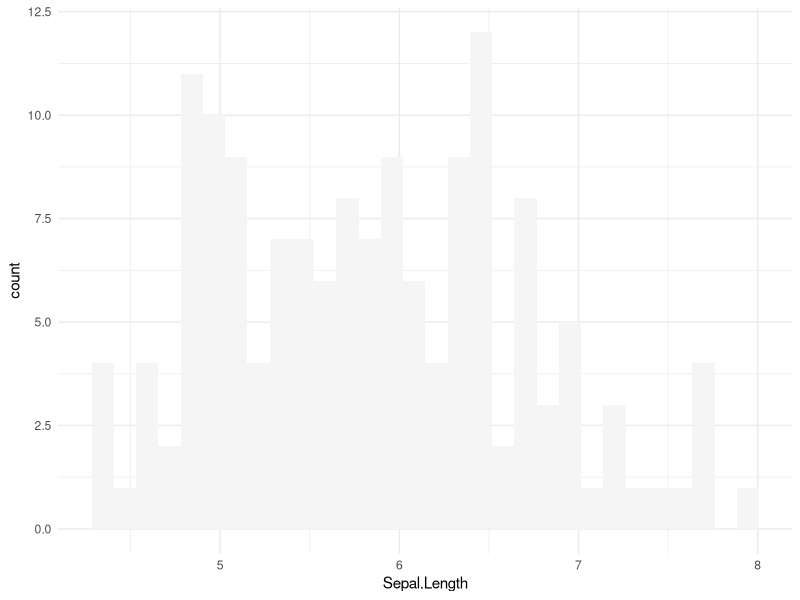

Generate this figure with R:
## ---- chunk 1
knitr::opts_chunk$set(echo = TRUE)
## ---- chunk 2
library(tidyverse)
col <- colors()
colors()
## ---- chunk 3
ggplot(iris, aes(x=Sepal.Length)) +
  geom_histogram(fill=col[651]) +
  theme_minimal()
